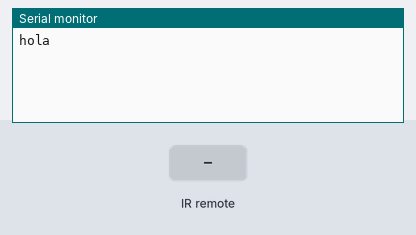
Bench run of a sketch on a simulated Arduino Mega 2560, built with avr-gcc and run on an emulated ATmega2560. Parts: the last lines printed to the serial monitor. The test bench sets the inputs (shaded band).

Above: at 1.2 s.
1.3 s: infrared code 0x8C4BA750 received
At 2.1 s:
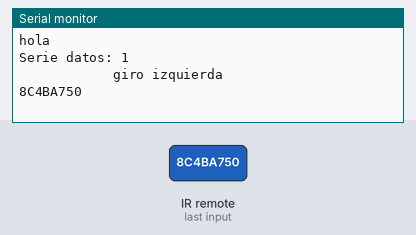
3.1 s: infrared code 0x23E38F69 received
At 4.6 s:
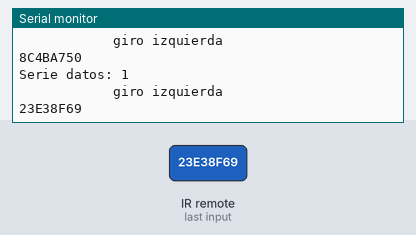
4.9 s: infrared code 0xA90A0674 received
At 6.0 s:
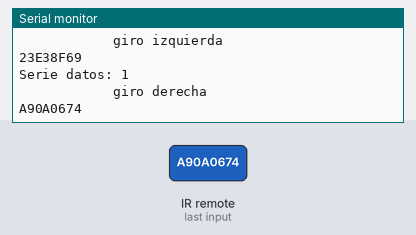
6.7 s: infrared code 0xB7B891DB received
At 7.4 s:
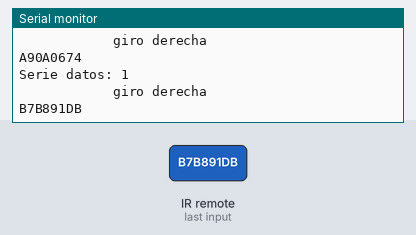
8.5 s: infrared code 0x932768D1 received
At 10.0 s:
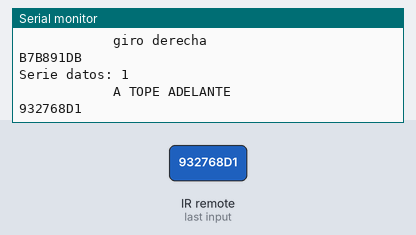
10.3 s: infrared code 0xFB8F80B8 received
At 11.4 s:
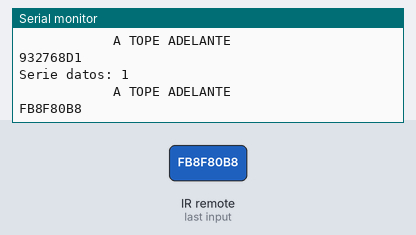

Measured:
- after the input at 1.3 s, the serial monitor: prints a new line after 0.30 s (image 1)
- after the input at 3.1 s, the serial monitor: prints a new line after 0.30 s (image 2)
- after the input at 4.9 s, the serial monitor: prints a new line after 0.30 s (image 3)
- after the input at 6.7 s, the serial monitor: prints a new line after 0.30 s (image 4)
- after the input at 8.5 s, the serial monitor: prints a new line after 0.30 s (image 5)
- after the input at 10.3 s, the serial monitor: prints a new line after 0.30 s (image 6)

The sketch:

IrControl.ino.ino
```cpp
// (licence header left out)
#include <IRremote.h>
//https://learn.sparkfun.com/tutorials/ir-communication
int RECV_PIN = 52;
unsigned long res[100];
int count =0;
unsigned long mu =millis();
IRrecv irrecv(RECV_PIN);

//mando gyr, canal C
#define IR_CODE_TURN_LEFT 0x8C4BA750
#define IR_CODE_TURN_LEFT_1 0x23E38F69

#define IR_CODE_TURN_RIGHT   0xA90A0674  //Usa dos códigos, tiene dos modos en el canal c
#define IR_CODE_TURN_RIGHT_1 0xB7B891DB

#define IR_CODE_FORWARD_C   0x932768D1
#define IR_CODE_FORWARD_C_1 0xFB8F80B8

#define IR_CODE_BACKWARD_C   0x739780D9
#define IR_CODE_BACKWARD_C_1 0x8ED1BF61


 //x veces
decode_results results;
bool recibiendo=false;
void setup()
{
  Serial.begin(250000);
  Serial.println("hola");
  irrecv.enableIRIn(); // Start the receiver
}

void loop() {
  if (irrecv.decode(&results)) {
    unsigned long result =results.value;
    irrecv.resume(); // Receive the next value
    recibiendo=true;
    res[count]=result;
    count++;
    mu=millis();
  }

  if(millis()-mu>300 && recibiendo){
    recibiendo=false;
    Serial.print("Serie datos: ");
    Serial.println(count);
    for(int i=0;i<count;i++){
      if(IR_CODE_TURN_LEFT ==res[i] || IR_CODE_TURN_LEFT_1==res[i])
        Serial.println("            giro izquierda");
      if(IR_CODE_TURN_RIGHT ==res[i] || IR_CODE_TURN_RIGHT_1==res[i])
        Serial.println("            giro derecha");
      if(IR_CODE_FORWARD_C ==res[i] || IR_CODE_FORWARD_C_1==res[i])
        Serial.println("            A TOPE ADELANTE");
      if(IR_CODE_BACKWARD_C ==res[i] || IR_CODE_BACKWARD_C_1==res[i])
        Serial.println("            A TOPE ATRÁS");

      Serial.println( res[i],HEX);
    }
    count=0;
   /*
    Serial.print("---");
    Serial.println(res[0], HEX);
    count=0;*/
  }
}
```
